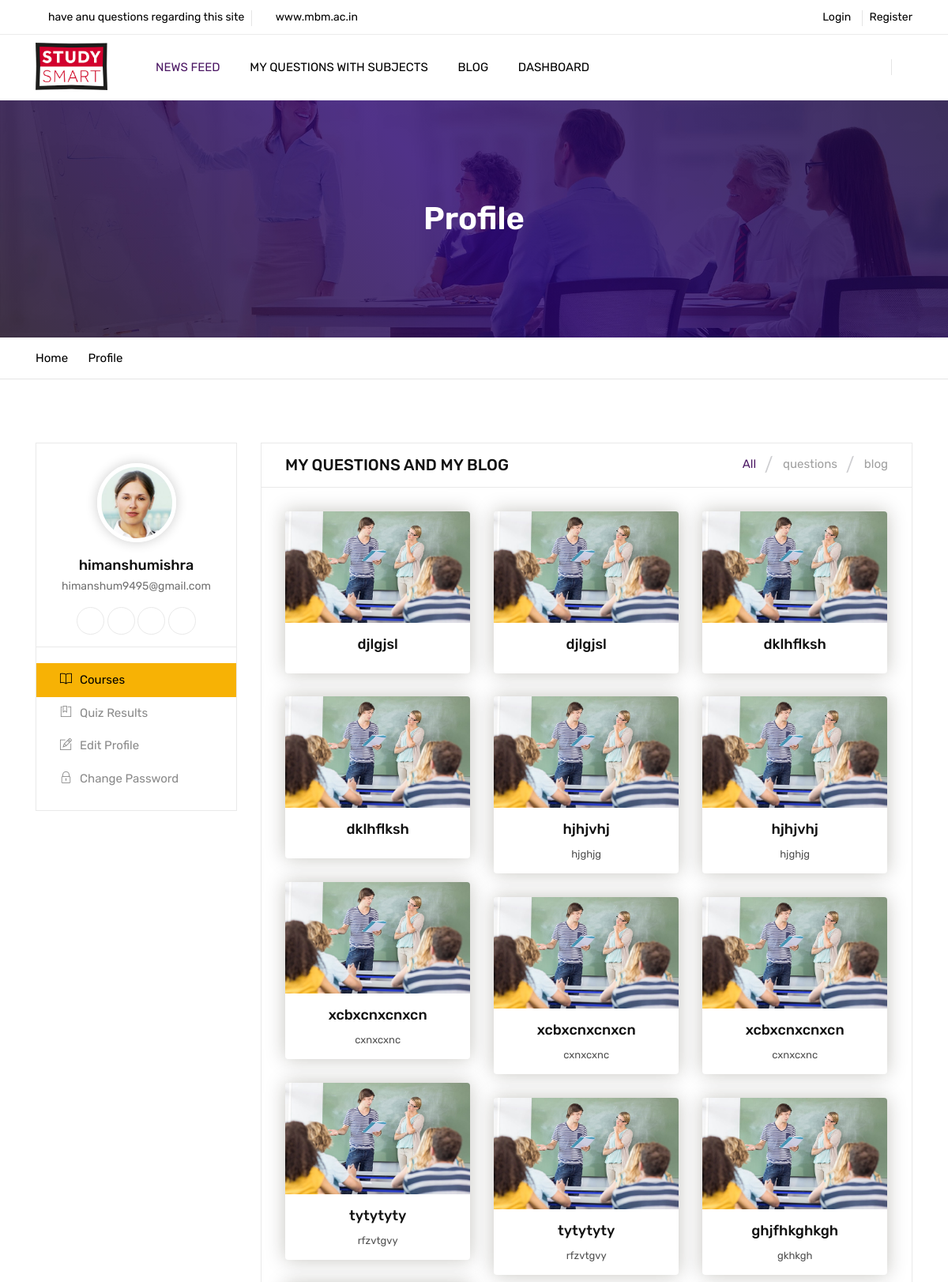
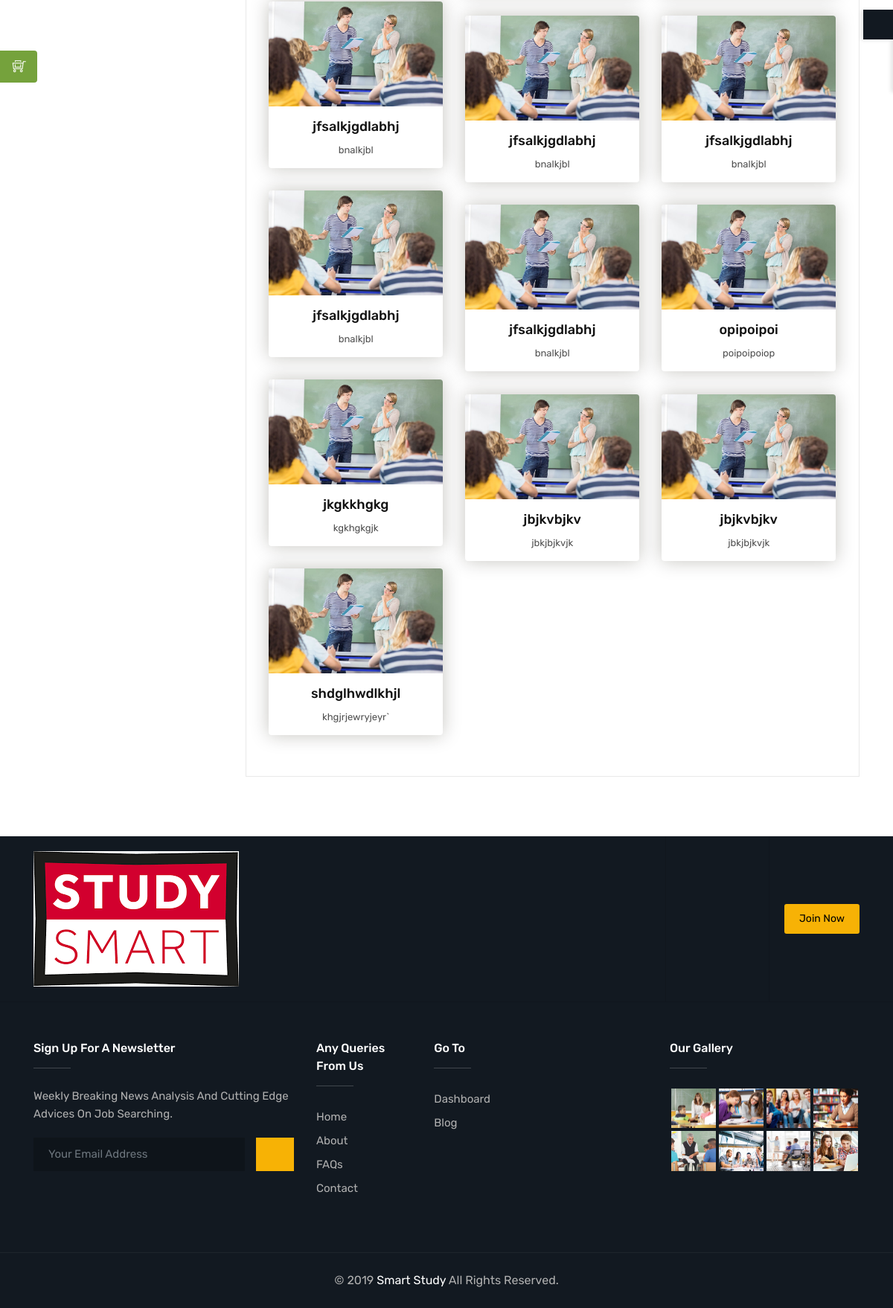
/profile/, run on the app's committed database (2 pictures, top to bottom).
### core/models.py (models this page shows, shortened)
class Profile_info(models.Model):
    username = models.CharField(max_length=100)
    emailid = models.CharField(max_length=100)
    questions = models.CharField(max_length=100)
    blog = models.CharField(max_length=100)

class Blog(models.Model):
    title = models.CharField(max_length=100)
    message = models.TextField(max_length=100)

### core/views.py (the view)
# urls.py: path('profile/',profile),
def profile(request):
    profile_value = Profile_info.objects.all()[0]
    blog = Blog.objects.all()
    context = {
        'profile_value': profile_value,
        'blog': blog
    }
    return render(request, 'profile.html', context)

### templates/profile.html (shortened to what this page needs)
{% load static %}
<!DOCTYPE html>
<html lang="en">
<head>
	<link rel="stylesheet" type="text/css" href="{% static 'assets/css/assets.css' %}">
	<link rel="stylesheet" type="text/css" href="{% static 'assets/css/typography.css' %}">
	<link rel="stylesheet" type="text/css" href="{% static 'assets/css/shortcodes/shortcodes.css' %}">
	<link rel="stylesheet" type="text/css" href="{% static 'assets/css/style.css' %}">
	<link class="skin" rel="stylesheet" type="text/css" href="{% static 'assets/css/color/color-1.css' %}">
</head>
<body id="bg">
<div class="page-wraper">
    <header class="header rs-nav">
		<div class="top-bar">
			<div class="container">
				<div class="row d-flex justify-content-between">
					<div class="topbar-left">
						<ul>
							<li><a href="faq-1.html"><i class="fa fa-question-circle"></i>have anu questions regarding this  site </a></li>
							<li><a href="javascript:;"><i class="fa fa-envelope-o"></i>www.mbm.ac.in</a></li>
						</ul>
					</div>
					<div class="topbar-right">
						<ul>
							<li><a href="login.html">Login</a></li>
							<li><a href="register.html">Register</a></li>
						</ul>
					</div>
				</div>
			</div>
		</div>
		<div class="sticky-header navbar-expand-lg">
            <div class="menu-bar clearfix">
                <div class="container clearfix">
					<div class="menu-logo">
						<a href="index.html"><img src="assets/images/smartlogo.png" alt=""></a>
					</div>
                    <div class="secondary-menu">
                        <div class="secondary-inner">
                            <ul>
								<li><a href="javascript:;" class="btn-link"><i class="fa fa-facebook"></i></a></li>
								<li><a href="javascript:;" class="btn-link"><i class="fa fa-google-plus"></i></a></li>
								<li><a href="javascript:;" class="btn-link"><i class="fa fa-linkedin"></i></a></li>
								<li class="search-btn"><button id="quik-search-btn" type="button" class="btn-link"><i class="fa fa-search"></i></button></li>
							</ul>
						</div>
                    </div>
                    <div class="menu-links navbar-collapse collapse justify-content-start" id="menuDropdown">
                        <ul class="nav navbar-nav">
							<li class="active"><a href=""> News Feed <i class="fa fa-chevron-down"></i></a>
							</li>
							<li class="add-mega-menu"><a href="javascript:;">my questions with subjects <i class="fa fa-chevron-down"></i></a>
							</li>
							<li><a href="javascript:;">Blog <i class="fa fa-chevron-down"></i></a>
							</li>
							<li class="nav-dashboard"><a href="javascript:;">Dashboard <i class="fa fa-chevron-down"></i></a>
							</li>
						</ul>
                    </div>
                </div>
            </div>
        </div>
    </header>
    <div class="page-content bg-white">
        <div class="page-banner ovbl-dark" style="background-image:url(assets/images/banner/banner1.jpg);">
            <div class="container">
                <div class="page-banner-entry">
                    <h1 class="text-white">Profile</h1>
				 </div>
            </div>
        </div>
		<div class="breadcrumb-row">
			<div class="container">
				<ul class="list-inline">
					<li><a href="#">Home</a></li>
					<li>Profile</li>
				</ul>
			</div>
		</div>
		<div class="content-block">
			<div class="section-area section-sp1">
                <div class="container">
					 <div class="row">
						<div class="col-lg-3 col-md-4 col-sm-12 m-b30">
							<div class="profile-bx text-center">
								<div class="user-profile-thumb">
									<img src="assets/images/profile/pic1.jpg" alt=""/>
								</div>
								<div class="profile-info">
									<h4>{{profile_value.username}}</h4>
									<span>{{profile_value.emailid}}</span>
								</div>
								<div class="profile-social">
									<ul class="list-inline m-a0">
										<li><a href="#"><i class="fa fa-facebook"></i></a></li>
										<li><a href="#"><i class="fa fa-twitter"></i></a></li>
										<li><a href="#"><i class="fa fa-linkedin"></i></a></li>
										<li><a href="#"><i class="fa fa-google-plus"></i></a></li>
									</ul>
								</div>
								<div class="profile-tabnav">
									<ul class="nav nav-tabs">
										<li class="nav-item">
											<a class="nav-link active" data-toggle="tab" href="#courses"><i class="ti-book"></i>Courses</a>
										</li>
										<li class="nav-item">
											<a class="nav-link" data-toggle="tab" href="#quiz-results"><i class="ti-bookmark-alt"></i>Quiz Results </a>
										</li>
										<li class="nav-item">
											<a class="nav-link" data-toggle="tab" href="#edit-profile"><i class="ti-pencil-alt"></i>Edit Profile</a>
										</li>
										<li class="nav-item">
											<a class="nav-link" data-toggle="tab" href="#change-password"><i class="ti-lock"></i>Change Password</a>
										</li>
									</ul>
								</div>
							</div>
						</div>
						<div class="col-lg-9 col-md-8 col-sm-12 m-b30">
							<div class="profile-content-bx">
								<div class="tab-content">
									<div class="tab-pane active" id="courses">
										<div class="profile-head">
											<h3>My questions and my blog </h3>
											<div class="feature-filters style1 ml-auto">
												<ul class="filters" data-toggle="buttons">
													<li data-filter="" class="btn active">
														<a href="#"><span>All</span></a>
													</li>
													<li data-filter="publish" class="btn">
														<a href="#"><span>questions</span></a>
													</li>
													<li data-filter="pending" class="btn">
														<a href="#"><span>blog</span></a>
													</li>
												</ul>
											</div>
										</div>
										<div class="courses-filter">
											<div class="clearfix">
												<ul id="masonry" class="ttr-gallery-listing magnific-image row">
													{% for i in blog %}
													<li class="action-card col-xl-4 col-lg-6 col-md-12 col-sm-6 publish">
														<div class="cours-bx">
															<div class="action-box">
																<img src="assets/images/courses/pic1.jpg" alt="">
															</div>
															<div class="info-bx text-center">
																<h5><a href="#">{{i.title}}</a></h5>
																<span>{{i.message}}</span>
															</div>
													</li>
													{% endfor %}
												</ul>
											</div>
										</div>
									</div>
								</div>
							</div>
						</div>
					</div>
				</div>
            </div>
        </div>
    </div>
    <footer>
        <div class="footer-top">
			<div class="pt-exebar">
				<div class="container">
					<div class="d-flex align-items-stretch">
						<div class="pt-logo mr-auto">
							<a href="index.html"><img src="assets/images/smartlogo.png" alt=""/></a>
						</div>
						<div class="pt-social-link">
							<ul class="list-inline m-a0">
								<li><a href="#" class="btn-link"><i class="fa fa-facebook"></i></a></li>
								<li><a href="#" class="btn-link"><i class="fa fa-twitter"></i></a></li>
								<li><a href="#" class="btn-link"><i class="fa fa-linkedin"></i></a></li>
								<li><a href="#" class="btn-link"><i class="fa fa-google-plus"></i></a></li>
							</ul>
						</div>
						<div class="pt-btn-join">
							<a href="#" class="btn ">Join Now</a>
						</div>
					</div>
				</div>
			</div>
            <div class="container">
                <div class="row">
					<div class="col-lg-4 col-md-12 col-sm-12 footer-col-4">
                        <div class="widget">
                            <h5 class="footer-title">Sign Up For A Newsletter</h5>
							<p class="text-capitalize m-b20">Weekly Breaking news analysis and cutting edge advices on job searching.</p>
                            <div class="subscribe-form m-b20">
								<form class="subscription-form" action="assets/script/mailchamp.php" method="post">
									<div class="input-group">
										<input name="email" required="required"  class="form-control" placeholder="Your Email Address" type="email">
										<span class="input-group-btn">
											<button name="submit" value="Submit" type="submit" class="btn"><i class="fa fa-arrow-right"></i></button>
										</span>
									</div>
								</form>
							</div>
                        </div>
                    </div>
					<div class="col-12 col-lg-5 col-md-7 col-sm-12">
						<div class="row">
							<div class="col-4 col-lg-4 col-md-4 col-sm-4">
								<div class="widget footer_widget">
									<h5 class="footer-title">any queries from us</h5>
									<ul>
										<li><a href="index.html">Home</a></li>
										<li><a href="about-1.html">About</a></li>
										<li><a href="faq-1.html">FAQs</a></li>
										<li><a href="contact-1.html">Contact</a></li>
									</ul>
								</div>
							</div>
							<div class="col-4 col-lg-4 col-md-4 col-sm-4">
								<div class="widget footer_widget">
									<h5 class="footer-title">go to</h5>
									<ul>
										<li><a href="../admin/index.html">Dashboard</a></li>
										<li><a href="blog-classic-grid.html">Blog</a></li>
									</ul>
								</div>
							</div>
						</div>
                    </div>
					<div class="col-12 col-lg-3 col-md-5 col-sm-12 footer-col-4">
                        <div class="widget widget_gallery gallery-grid-4">
                            <h5 class="footer-title">Our Gallery</h5>
                            <ul class="magnific-image">
								<li><a href="assets/images/gallery/pic1.jpg" class="magnific-anchor"><img src="{% static 'assets/images/gallery/pic1.jpg' %}" alt=""></a></li>
								<li><a href="assets/images/gallery/pic2.jpg" class="magnific-anchor"><img src="{% static 'assets/images/gallery/pic2.jpg' %}" alt=""></a></li>
								<li><a href="assets/images/gallery/pic3.jpg" class="magnific-anchor"><img src="{% static 'assets/images/gallery/pic3.jpg' %}" alt=""></a></li>
								<li><a href="assets/images/gallery/pic4.jpg" class="magnific-anchor"><img src="{% static 'assets/images/gallery/pic4.jpg' %}" alt=""></a></li>
								<li><a href="assets/images/gallery/pic5.jpg" class="magnific-anchor"><img src="{% static 'assets/images/gallery/pic5.jpg' %}" alt=""></a></li>
								<li><a href="assets/images/gallery/pic6.jpg" class="magnific-anchor"><img src="{% static 'assets/images/gallery/pic6.jpg' %}" alt=""></a></li>
								<li><a href="assets/images/gallery/pic7.jpg" class="magnific-anchor"><img src="{% static 'assets/images/gallery/pic7.jpg' %}" alt=""></a></li>
								<li><a href="assets/images/gallery/pic8.jpg" class="magnific-anchor"><img src="{% static 'assets/images/gallery/pic8.jpg' %}" alt=""></a></li>
							</ul>
                        </div>
                    </div>
                </div>
            </div>
        </div>
        <div class="footer-bottom">
            <div class="container">
                <div class="row">
                    <div class="col-lg-12 col-md-12 col-sm-12 text-center"> © 2019 <span class="text-white">Smart Study</span>  All Rights Reserved.</div>
                </div>
            </div>
        </div>
    </footer>
</div>
</body>
</html>

### static_in_env/assets/css/typography.css (style rules this page uses)
body { background-color: #fff; font-family: Rubik; font-size: 16px; font-weight: 400; color:#505050; padding: 0; margin: 0; overflow-x: hidden; -webkit-font-smoothing: antialiased; font-smoothing: antialiased; -moz-osx-font-smoothing: grayscale; scroll-behavior: smooth; }
a { color: #6f6f6f; outline: 0 none; text-decoration: none; }
img { border-style: none; height: auto; max-width: 100%; vertical-align: middle; }
section, article, aside, details, figcaption, figure, footer, header, hgroup, main, menu, nav, summary { display: block; }
p, address, pre, hr, ul, ol, dl, dd, table { margin-bottom: 24px; }
p { line-height: 28px; margin-bottom: 24px; }
h1, h2, h3, h4, h5, h6 { color: #111111; font-family: rubik; margin-top:0; }
h1 a, h2 a, h3 a, h4 a, h5 a, h6 a { color: inherit; }
h1 { font-size: 36px; line-height: 45px; margin-bottom: 25px; font-weight: 700; }
h3 { font-size: 28px; line-height: 35px; margin-bottom: 20px; font-weight: 700; }
h4 { font-size: 22px; line-height: 28px; margin-bottom: 15px; font-weight: 500; }
h5 { font-size: 18px; line-height: 24px; margin-bottom: 10px; font-weight: 500; }
dl, ul, ol { list-style-position: outside; padding: 0; }
ul, ol { margin-bottom: 24px; }
ul li, ol li { padding: 0; }
.m-a0 { margin: 0; }
.m-b20 { margin-bottom: 20px; }
.m-b30 { margin-bottom: 30px; }
.text-white { color: #fff; }
.bg-white { background-color: #FFF; }
.text-white { color: #FFF; }
.list-inline li { display: inline-block; }

### static_in_env/assets/css/color/color-1.css (style rules this page uses)
:root { --primary: #4c1864; --sc-primary: #4d0a91; }
.bg-primary,.btn,.comments-area .comment-form p input[type="submit"],.pagination > .active > a,.pagination > .active > span,.pagination > .active > a:hover,.pagination > .active > span:hover,.pagination > .active > a:focus,.pagination > .active > span:focus,.feature-filters .active > [class*="btn"],.list-num-count > li:before,.pagination-bx.primary .pagination > li > a, .pagination-bx.primary .pagination > li > span,button.back-to-top,.rev-btn { background-color: #4c1864; }
a,.text-primary,.primary li:before,.menu-links .nav > li.active > a,.menu-links .nav > li:hover > a,.menu-links .nav > li .mega-menu > li ul a:hover,.menu-links .nav > li .sub-menu li:hover > a,footer a:active,footer a:focus,footer a:hover,footer h1 a,footer h2 a,footer h3 a,footer h4 a,footer h5 a,footer h6 a,footer p a,.testimonial-1 .testimonial-position,.acod-head a:after,.acod-head a,.acod-head a:hover,.acod-head a.collapsed:hover,.ttr-tabs .nav-tabs > li > a i,h1 a:hover,h2 a:hover,h3 a:hover,h4 a:hover,h5 a:hover,h6 a:hover,.btn.outline,.btn-link:hover { color: #4c1864; }
.footer-top,.footer-bottom { background-color: #121921; }
.ovbl-middle::after, .ovbl-light::after, .ovbl-dark::after { background: #100018; background: -moz-linear-gradient(45deg, #100018 0%, #26006c 50%, #110038 100%); background: -webkit-linear-gradient(45deg, #100018 0%,#26006c 50%,#110038 100%); background: linear-gradient(45deg, #100018 0%,#26006c 50%,#110038 100%); filter: progid:DXImageTransform.Microsoft.gradient( startColorstr='#100018', endColorstr='#110038',GradientType=1 ); }
.portfolio-bx .portfolio-info-bx,.btn.outline:hover,.course-info-list ul li a.active, .course-info-list ul li a:hover,.btn,.profile-tabnav .nav li a.active,button.back-to-top,.upcoming-event-carousel.owl-btn-1 .owl-prev, .upcoming-event-carousel.owl-btn-1 .owl-next,.courses-carousel .owl-nav .owl-next, .courses-carousel .owl-nav .owl-prev, .recent-news-carousel .owl-nav .owl-next, .recent-news-carousel .owl-nav .owl-prev, .testimonial-carousel .owl-nav .owl-next, .testimonial-carousel .owl-nav .owl-prev { background-color:#f7b205; color:#000; }

### static_in_env/assets/css/shortcodes/breadcrumb.css (style rules this page uses)
.breadcrumb-row { background: #fff; padding: 15px 0; border-bottom: 1px solid #e5e5e5; }
.breadcrumb-row ul { margin: 0; }
.breadcrumb-row ul li { padding: 0; margin-right: 3px; color: #000; display: inline-block; }
.breadcrumb-row ul li:after { content: "\f105"; margin-left: 7px; font-family: fontawesome; }
.breadcrumb-row ul li:last-child { color: #000; }
.breadcrumb-row ul li:last-child:after { display: none; }

### static_in_env/assets/css/shortcodes/layout.css (style rules this page uses)
#bg { background-attachment: fixed; background-size: cover; }

### static_in_env/assets/css/shortcodes/list.css (style rules this page uses)
ul[class*="list-"] { font-family: "rubik",sans-serif; font-size:15px; }

### data on the page
Profile_info: username "himanshumishra", emailid "himanshum9495@gmail.com"
Blog: title "djlgjsl"
Blog: title "djlgjsl"
Blog: title "dklhflksh"
Blog: title "dklhflksh"
Blog: title "hjhjvhj", message "hjghjg"
Blog: title "hjhjvhj", message "hjghjg"
Blog: title "xcbxcnxcnxcn", message "cxnxcxnc"
Blog: title "xcbxcnxcnxcn", message "cxnxcxnc"
Blog: title "xcbxcnxcnxcn", message "cxnxcxnc"
Blog: title "tytytyty", message "rfzvtgvy"
Blog: title "tytytyty", message "rfzvtgvy"
Blog: title "ghjfhkghkgh", message "gkhkgh"
Blog: title "jfsalkjgdlabhj", message "bnalkjbl"
Blog: title "jfsalkjgdlabhj", message "bnalkjbl"
Blog: title "jfsalkjgdlabhj", message "bnalkjbl"
Blog: title "jfsalkjgdlabhj", message "bnalkjbl"
Blog: title "jfsalkjgdlabhj", message "bnalkjbl"
Blog: title "opipoipoi", message "poipoipoiop"
Blog: title "jkgkkhgkg", message "kgkhgkgjk"
Blog: title "jbjkvbjkv", message "jbkjbjkvjk"
Blog: title "jbjkvbjkv", message "jbkjbjkvjk"
Blog: title "shdglhwdlkhjl", message "khgjrjewryjeyr`"
